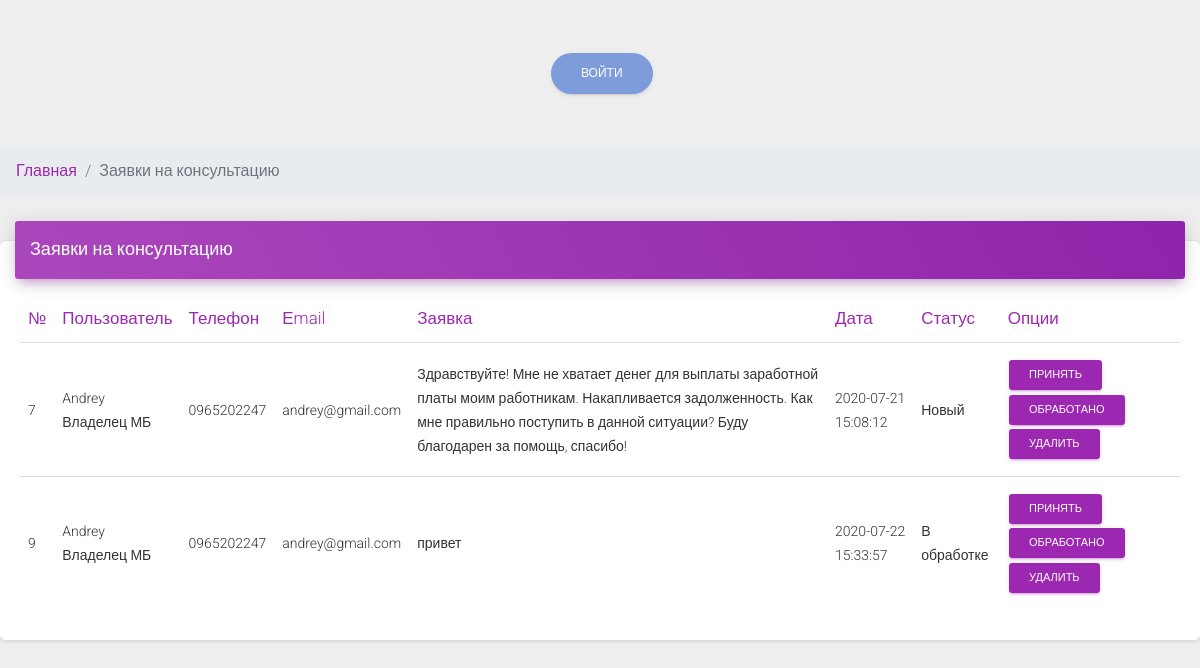
Screenshot of /admin/consult.php with the database file from the repository.
### tables this page shows
CREATE TABLE `consult` (
  `id` int(11) NOT NULL,
  `user_id` varchar(20) NOT NULL,
  `user_b_id` varchar(20) NOT NULL,
  `message` text NOT NULL,
  `date_time` varchar(50) NOT NULL,
  `processed` int(11) NOT NULL
);

CREATE TABLE `users_b` (
  `id` int(11) NOT NULL,
  `login` varchar(50) NOT NULL,
  `password` varchar(100) NOT NULL,
  `email` varchar(255) NOT NULL,
  `name` varchar(255) NOT NULL,
  `phone` varchar(255) NOT NULL,
  `confirm_mail` varchar(255) NOT NULL,
  `verifided` int(11) NOT NULL DEFAULT 0,
  `info` text NOT NULL,
  `status` varchar(10) NOT NULL DEFAULT 'Добавлено'
);

### admin/consult.php (the view, shortened to what this page needs)
<?php
include $_SERVER["DOCUMENT_ROOT"] . "/configs/db.php";
include $_SERVER["DOCUMENT_ROOT"] . "/admin/parts/header.php";
?>
<nav aria-label="breadcrumb">
	<ol class="breadcrumb">
		<li class="breadcrumb-item"><a href="/admin">Главная</a></li>
		<li class="breadcrumb-item active" aria-current="page">Заявки на консультацию</li>
	</ol>
</nav>
<div class="row">
	<div class="col-md-12">
		<div class="card">
			<div class="card-header card-header-primary">
				<h4 class="card-title ">
					Заявки на консультацию
				</h4>
			</div>
			<div class="card-body">
				<div class="table-responsive">
					<table class="table">
						<thead class=" text-primary">
							<th>№</th>
							<th>Пользователь</th>
							<th>Телефон</th>
							<th>Еmail</th>
							<th>Заявка</th>
							<th>Дата</th>
							<th>Статус</th>
							<th>Опции</th>
						</thead>
						<tbody>
							<?php
							$sql = "SELECT * FROM consult";
							$result = $conn->query($sql);
							while ($row = mysqli_fetch_assoc($result)) {
							?>
								<tr>
									<td><?php echo $row["id"] ?></td>
									<td><?php
										if ($row["user_id"] != '') {
											$sql1 = "SELECT * FROM users WHERE `id` =" . $row["user_id"];
											$result1 = $conn->query($sql1);
											$users = mysqli_fetch_assoc($result1);
											$cat_user = "";
										} else {
											$sql1 = "SELECT * FROM users_b WHERE `id` =" . $row["user_b_id"];
											$result1 = $conn->query($sql1);
											$users = mysqli_fetch_assoc($result1);
											$cat_user = "Владелец МБ";
										}
										echo $users["name"];
										?> </br> <?php
								echo $cat_user; ?>
									</td>
									<td><?php echo $users["phone"] ?></td>
									<td><?php echo $users["email"] ?></td>
									<td><?php echo $row["message"] ?></td>
									<td><?php echo $row["date_time"] ?></td>
									<td><?php
										if ($row["processed"] == 0) {
											$status = 'Новый';
										} else if ($row["processed"] == 1) {
											$status = 'В обработке';
										} else {
											$status = 'Обработан';
										}
										echo $status; ?>
									</td>
									<td>
										<a href="modules/consult/accept.php?id=<?php echo $row["id"] ?>" class="btn btn-sm btn-primary">Принять</a>
										<a href="modules/consult/processed.php?id=<?php echo $row["id"] ?>" class="btn mt-0 btn-sm btn-primary">Обработано</a>
										<a href="modules/consult/reject.php?id=<?php echo $row["id"] ?>" class="btn mt-0 btn-sm btn-primary">Удалить</a>
									</td>
								</tr>
							<?php
							}
							?>
						</tbody>
					</table>
				</div>
			</div>
		</div>
	</div>
</div>
<?php
include $_SERVER["DOCUMENT_ROOT"] . "/admin/parts/footer.php";
?>

### rows the page displays
consult: id "7", users_b.name "Andrey", user "Владелец МБ", users_b.phone "0965202247", users_b.email "andrey@gmail.com", message "Здравствуйте! Мне не хватает денег для выплаты заработной платы моим работникам. Накапливается задолженность. Как мне правильно поступить в данной ситуации? Буду благодарен за помощь, спасибо!", date_time "2020-07-21 15:08:12", processed "Новый"
consult: id "9", users_b.name "Andrey", user "Владелец МБ", users_b.phone "0965202247", users_b.email "andrey@gmail.com", message "привет", date_time "2020-07-22 15:33:57", processed "В обработке"
